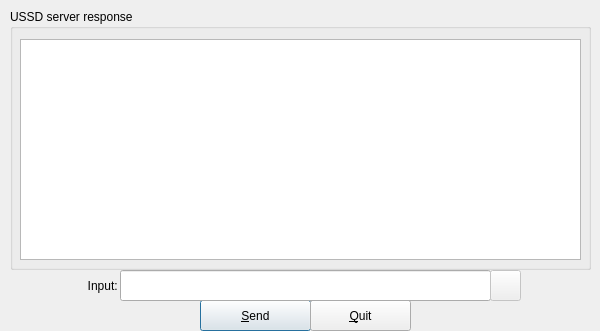
<?xml version="1.0" encoding="UTF-8"?>
<ui version="4.0">
 <class>MainWindow</class>
 <widget class="QMainWindow" name="MainWindow">
  <property name="geometry">
   <rect>
    <x>0</x>
    <y>0</y>
    <width>600</width>
    <height>331</height>
   </rect>
  </property>
  <property name="windowTitle">
   <string>ussd-gui</string>
  </property>
  <widget class="QWidget" name="centralWidget">
   <widget class="QPushButton" name="pbSend">
    <property name="geometry">
     <rect>
      <x>200</x>
      <y>300</y>
      <width>111</width>
      <height>31</height>
     </rect>
    </property>
    <property name="text">
     <string>&amp;Send</string>
    </property>
    <property name="autoDefault">
     <bool>true</bool>
    </property>
    <property name="default">
     <bool>true</bool>
    </property>
   </widget>
   <widget class="QPushButton" name="pbCancel">
    <property name="geometry">
     <rect>
      <x>310</x>
      <y>300</y>
      <width>101</width>
      <height>31</height>
     </rect>
    </property>
    <property name="text">
     <string>&amp;Quit</string>
    </property>
   </widget>
   <widget class="QLineEdit" name="lineEditUSSD_code">
    <property name="geometry">
     <rect>
      <x>120</x>
      <y>270</y>
      <width>371</width>
      <height>31</height>
     </rect>
    </property>
   </widget>
   <widget class="QLabel" name="labelInput">
    <property name="geometry">
     <rect>
      <x>0</x>
      <y>270</y>
      <width>121</width>
      <height>31</height>
     </rect>
    </property>
    <property name="text">
     <string>Input: </string>
    </property>
    <property name="alignment">
     <set>Qt::AlignRight|Qt::AlignTrailing|Qt::AlignVCenter</set>
    </property>
   </widget>
   <widget class="QGroupBox" name="groupBox">
    <property name="enabled">
     <bool>true</bool>
    </property>
    <property name="geometry">
     <rect>
      <x>10</x>
      <y>9</y>
      <width>581</width>
      <height>261</height>
     </rect>
    </property>
    <property name="title">
     <string>USSD server response</string>
    </property>
    <property name="flat">
     <bool>false</bool>
    </property>
    <widget class="QTextEdit" name="textEditResult">
     <property name="geometry">
      <rect>
       <x>10</x>
       <y>30</y>
       <width>561</width>
       <height>221</height>
      </rect>
     </property>
     <property name="readOnly">
      <bool>true</bool>
     </property>
    </widget>
   </widget>
   <widget class="QPushButton" name="pbHistory">
    <property name="enabled">
     <bool>false</bool>
    </property>
    <property name="geometry">
     <rect>
      <x>490</x>
      <y>270</y>
      <width>31</width>
      <height>31</height>
     </rect>
    </property>
    <property name="text">
     <string/>
    </property>
   </widget>
  </widget>
 </widget>
 <layoutdefault spacing="6" margin="11"/>
 <resources/>
 <connections/>
</ui>
